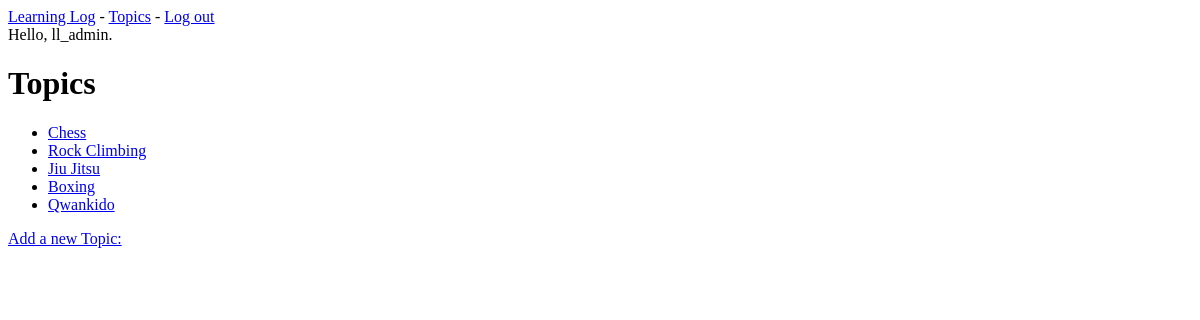
The app's page /topics/ (signed in), older data.
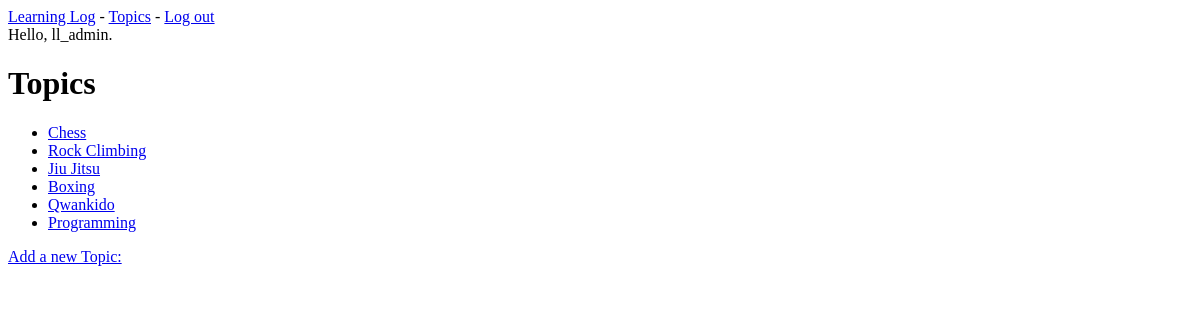
The same page, newer data.
### learning_logs/models.py (models this page shows)
class Topic(models.Model):
	text = models.CharField(max_length=200)
	date_added = models.DateTimeField(auto_now_add=True)
	owner = models.ForeignKey(User)
	def __str__(self):
		return self.text

### learning_logs/views.py (the view)
# urls.py: url(r'^topics/$', views.topics, name='topics'),
@login_required
def topics(request):
	topics = Topic.objects.order_by('date_added')
	context = {'topics': topics}
	return render(request, 'learning_logs/topics.html', context)

### learning_logs/templates/learning_logs/topics.html
{% extends "learning_logs/base.html" %}
{% block content %}
<h1>Topics</h1>
<ul>
	{% for topic in topics %}
		<li>
			<a href="{% url 'learning_logs:topic' topic.id %}">{{ topic }}</a>
		</li>
		{% empty %}
			<li>No topics have been added yet.</li>
		{% endfor %}
</ul>
<a href="{% url 'learning_logs:new_topic' %}">Add a new Topic:</a>
{% endblock content %}

Row changes from the older to the newer data that the page shows:
added Topic: text "Programming"
